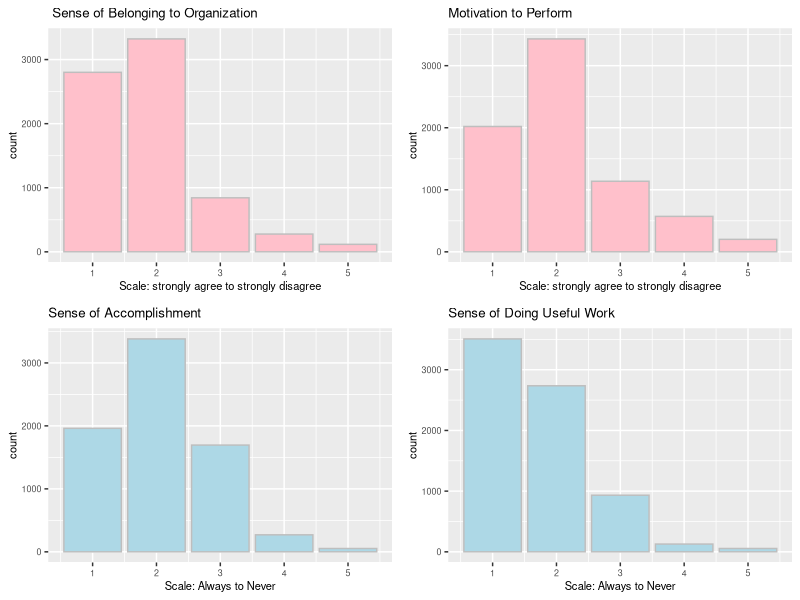
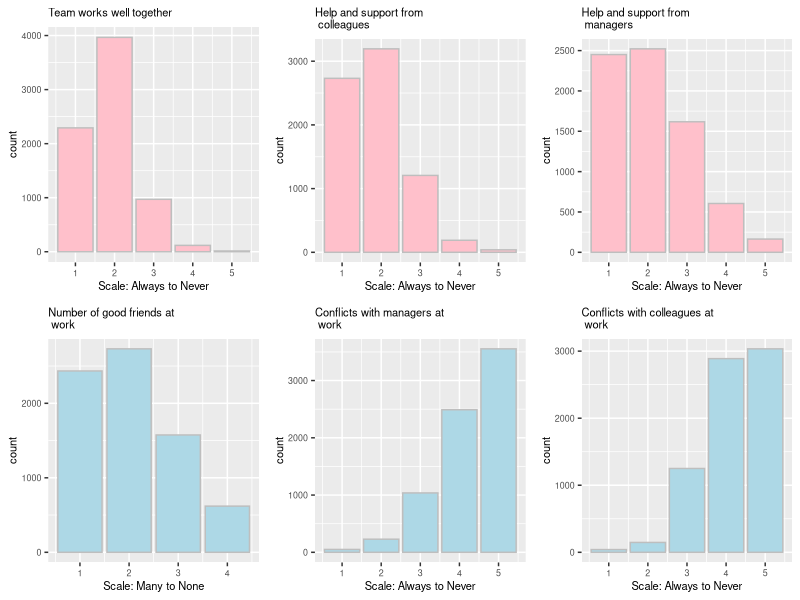
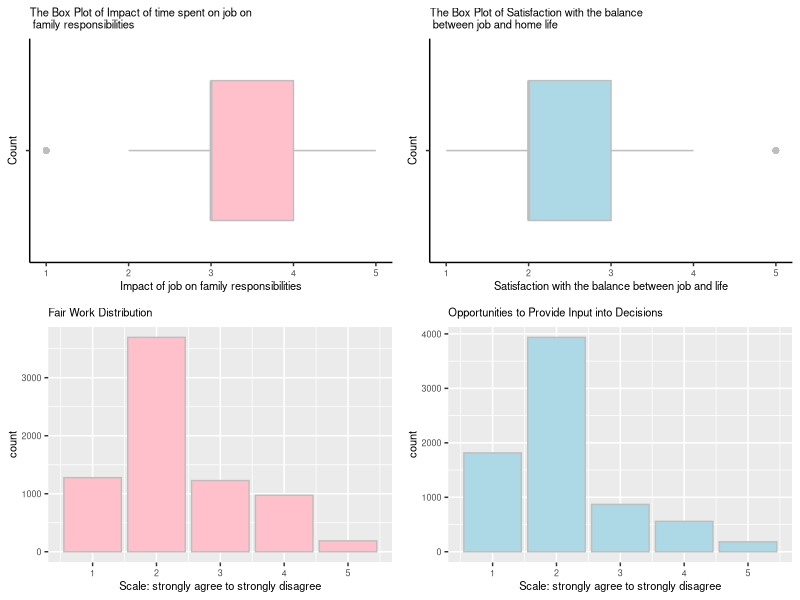
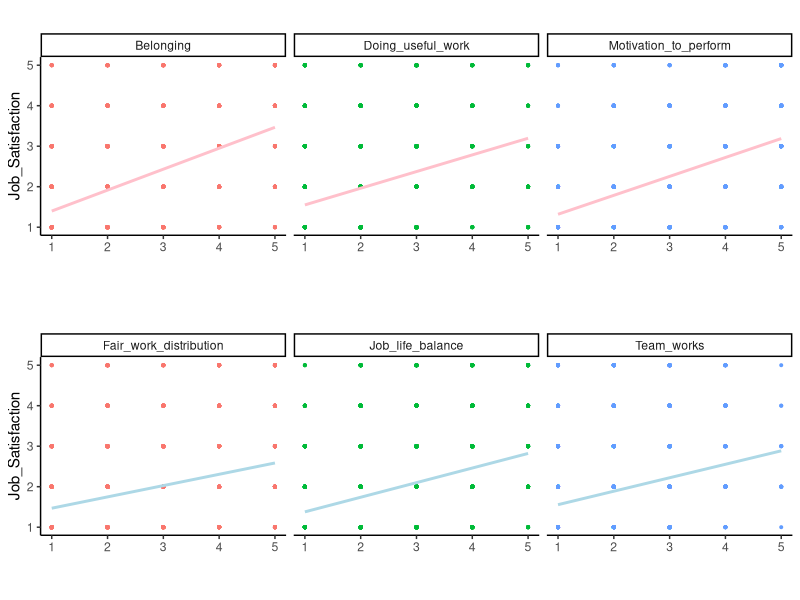

The R script that drew these images, in order:
## ---- chunk 1
library(tidyverse)
library(cowplot)
library(kableExtra)
library(dplyr)
## ---- chunk 2
knitr::opts_chunk$set(echo = TRUE)
## ---- chunk 3
# data cleaning
data <- read.csv("dataset_SLR.csv")
data_cleaned <- data %>%
  filter(wdr_07<06 & sfc_07<06 & sfc_08<06 & jsr_02<6 & jsr_07<6 & jsr_08<6 & jsr_09<6 & jsr_10<6 & wdr_02<6 & wdr_06<6 & wdr_09<6 & wdr_10<6 & sfc_01<6 & tmg_01<6 & tmg_03<6) %>%
rename("Job_Satisfaction"="jsr_02",
         "Belonging"="jsr_07",
         "Motivation_to_perform"="jsr_08",
         "Accomplishment"="jsr_09",
         "Doing_useful_work"="jsr_10",
         "Team_works"="wdr_02",
         "Colleagues_support"="wdr_06",
         "Fair_work_distribution"="wdr_09",
         "Decisions_influence"="wdr_10",
         "Friends_at_work"="sfc_01",
         "Conflicts_with_manager"="sfc_07",
         "Conflicts_with_colleagues"="sfc_08",
         "Impact_of_job_on_family"="tmg_01",
         "Job_life_balance"="tmg_03",
         "Manager_support"="wdr_07")

## ---- chunk 4

# Sense of belonging to the organization
A<-ggplot(data_cleaned, aes(x=Belonging , fill = Belonging)) +
   geom_bar(colour="grey", fill="pink")+
   labs(title = " Sense of Belonging to Organization", x="Scale: strongly agree to strongly disagree")+
   theme(text=element_text(size=8))

# Motivation to perform
B<-ggplot(data_cleaned, aes(x = Motivation_to_perform, fill= Motivation_to_perform)) +
   geom_bar(colour="grey", fill="pink")+
   labs(title = "Motivation to Perform", x="Scale: strongly agree to strongly disagree" )+
   theme(text=element_text(size=8))
   
# Sense of Accomplishment
C<-ggplot(data_cleaned, aes(x = Accomplishment , fill = Accomplishment)) + 
   geom_bar(colour="grey", fill="light blue")+
   labs(title = "Sense of Accomplishment", x="Scale: Always to Never")+
   theme(text=element_text(size=8))

# Sense of Doing Useful Work
D<-ggplot(data_cleaned, aes(x = Doing_useful_work , fill = Doing_useful_work)) +
   geom_bar(colour="grey", fill="light blue")+
   labs(title = "Sense of Doing Useful Work", x="Scale: Always to Never" )+
   theme(text=element_text(size=8))

plot_grid(A, B, C, D, ncol = 2, nrow = 2) 

## ---- chunk 5

# Team works well together
E<-ggplot(data_cleaned, aes(x=Team_works , fill = Team_works)) +
   geom_bar(colour="grey", fill="pink")+
   labs(subtitle = "Team works well together", x="Scale: Always to Never")+
   theme(text=element_text(size=8))

# Help and support from colleagues
Z<-ggplot(data_cleaned, aes(x =Colleagues_support, fill= Colleagues_support)) +
   geom_bar(colour="grey", fill="pink")+
   labs(subtitle = "Help and support from \n colleagues", x="Scale: Always to Never" )+
   theme(text=element_text(size=8))
   
# Help and support from \n managers
G<-ggplot(data_cleaned, aes(x = Manager_support, fill = Manager_support)) +
   geom_bar(colour="grey", fill="pink")+
   labs(subtitle = "Help and support from \n managers", x="Scale: Always to Never")+
   theme(text=element_text(size=8))

# Number of good friends at work 
H<-ggplot(data_cleaned, aes(x = Friends_at_work , fill = Friends_at_work)) +
   geom_bar(colour="grey", fill="light blue")+
   labs(subtitle = "Number of good friends at \n work", x="Scale: Many to None" )+
   theme(text=element_text(size=8))

# Conflicts with managers at work
I<-ggplot(data_cleaned, aes(x = Conflicts_with_manager, fill = Conflicts_with_manager)) +
   geom_bar(colour="grey", fill="light blue")+
   labs(subtitle = "Conflicts with managers at \n work", x="Scale: Always to Never" )+
   theme(text=element_text(size=8))

# Conflicts with colleagues at work
J<-ggplot(data_cleaned, aes(x = Conflicts_with_colleagues, fill = Conflicts_with_colleagues)) +
   geom_bar(colour="grey", fill="light blue")+
   labs(subtitle = "Conflicts with colleagues at \n work", x="Scale: Always to Never" )+
   theme(text=element_text(size=8))

plot_grid(E, Z, G, H, I, J, ncol = 3, nrow = 2) 
  
## ---- chunk 6

# Impact of time spent on job on family responsibilities
R<-ggplot(data_cleaned, aes(Impact_of_job_on_family,'',fill=Impact_of_job_on_family)) + 
  geom_boxplot(color='grey',fill='pink') + theme_classic()+
  labs(x = "Impact of job on family responsibilities", y = "Count", subtitle = "The Box Plot of Impact of time spent on job on \n family responsibilities")+
   theme(text=element_text(size=8))

# Satisfaction with the balance between job and life
S<-ggplot(data_cleaned, aes(Job_life_balance,'',fill=Job_life_balance)) + 
  geom_boxplot(color='grey',fill='light blue') + theme_classic()+
  labs(x = "Satisfaction with the balance between job and life", y = "Count", subtitle = "The Box Plot of Satisfaction with the balance \n between job and home life")+
   theme(text=element_text(size=8))

# Fair Work Distribution
O<-ggplot(data_cleaned, aes(x=Fair_work_distribution , fill = Fair_work_distribution)) +
   geom_bar(colour="grey", fill="pink")+
   labs(subtitle = "Fair Work Distribution", x="Scale: strongly agree to strongly disagree")+
   theme(text=element_text(size=8))

# Opportunities to Provide Input into Decisions
P<-ggplot(data_cleaned, aes(x=Decisions_influence , fill = Decisions_influence)) +
   geom_bar(colour="grey", fill="light blue")+
   labs(subtitle = "Opportunities to Provide Input into Decisions", x="Scale: strongly agree to strongly disagree")+
   theme(text=element_text(size=8))

plot_grid(R,S,O,P, ncol = 2, nrow = 2) 
## ---- chunk 7

data_cleaned %>%
 summarise(mean = round(mean(Job_Satisfaction),2),
            median = median(Job_Satisfaction),
            quantile(Job_Satisfaction))


## ---- chunk 8
# Build linear regression model
  
A_1 <- data_cleaned %>%
  select(c(CASEID,Job_Satisfaction,Belonging,Motivation_to_perform,Doing_useful_work))%>%
  gather(key = "variable",value = value,-c("CASEID",`Job_Satisfaction`))%>%
 ggplot(aes(value,`Job_Satisfaction`,col=variable))+
  geom_point(size=0.7)+
  geom_smooth(formula = y ~ x,method = "lm",se=F,col="pink")+
  facet_wrap(~variable)+
  theme_classic()+
  theme(legend.position = "none")+
  scale_fill_brewer(palette = "Pastel1")+
  labs(x="",title="",caption="")+
  scale_x_continuous(breaks = seq(0,10,1))

A_2 <- data_cleaned %>%
  select(c(CASEID,Job_Satisfaction,Team_works,Fair_work_distribution,Job_life_balance))%>%
  gather(key = "variable",value = value,-c("CASEID",`Job_Satisfaction`))%>%
 ggplot(aes(value,`Job_Satisfaction`,col=variable))+
  geom_point(size=0.7)+
  geom_smooth(formula = y ~ x,method = "lm",se=F,col="light blue")+
  facet_wrap(~variable)+
  theme_classic()+
  theme(legend.position = "none")+
  scale_fill_brewer(palette = "Pastel1")+
  labs(x="",title="",caption="")+
  scale_x_continuous(breaks = seq(0,10,1))

plot_grid(A_1,A_2, ncol = 1, nrow = 2) 

## ---- chunk 9
# Summary of result from linear regression models 
model1 <- lm(`Job_Satisfaction`~`Belonging`,data_cleaned)
result1 <- summary(model1)
result1 $ coefficients

model2 <- lm(`Job_Satisfaction`~`Motivation_to_perform`,data_cleaned)
result2 <- summary(model2)
result2 $ coefficients

model3 <- lm(`Job_Satisfaction`~`Doing_useful_work`,data_cleaned)
result3 <- summary(model3)
result3 $ coefficients

model4 <- lm(`Job_Satisfaction`~`Team_works`,data_cleaned)
result4 <- summary(model4)
result4 $ coefficients

model5 <- lm(`Job_Satisfaction`~`Fair_work_distribution`,data_cleaned)
result5 <- summary(model5)
result5 $ coefficients

model6 <- lm(`Job_Satisfaction`~`Job_life_balance`,data_cleaned)
result6 <- summary(model6)
result6 $ coefficients
## ---- chunk 10
# Construct table
library(broom)

knitr::kable(tidy(model1), caption = "Sense of belonging to the organization") %>%
  kable_classic(full_width = F, html_font = "Cambria") %>%
  kable_styling(latex_options = "hold_position")

 knitr::kable(tidy(model2), caption = "Motivation to perform") %>%
  kable_classic(full_width = F, html_font = "Cambria") %>%
  kable_styling(latex_options = "hold_position")

 knitr::kable(tidy(model3), caption = "Sense of doing useful work") %>%
  kable_classic(full_width = F, html_font = "Cambria") %>%
  kable_styling(latex_options = "hold_position")

 knitr::kable(tidy(model4), caption = "Team works well together") %>%
  kable_classic(full_width = F, html_font = "Cambria") %>%
  kable_styling(latex_options = "hold_position")

 knitr::kable(tidy(model5), caption = "Fair work distribution") %>%
  kable_classic(full_width = F, html_font = "Cambria") %>%
  kable_styling(latex_options = "hold_position")

 knitr::kable(tidy(model6), caption = "Satisfaction with the balance between job and home life") %>%
  kable_classic(full_width = F, html_font = "Cambria") %>%
  kable_styling(latex_options = "hold_position")
